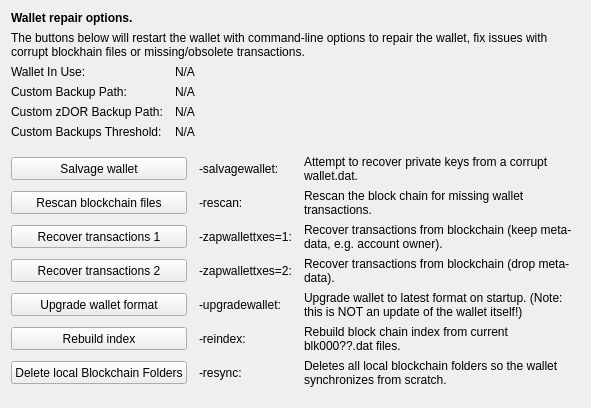
     <widget class="QWidget" name="tab_repair">
      <attribute name="title">
       <string>&amp;Wallet Repair</string>
      </attribute>
      <layout class="QGridLayout" name="gridLayout_4" columnstretch="0,0,0,0">
       <property name="horizontalSpacing">
        <number>12</number>
       </property>
       <item row="0" column="0" colspan="4">
        <widget class="QLabel" name="label_repair_header">
         <property name="font">
          <font>
           <weight>75</weight>
           <bold>true</bold>
          </font>
         </property>
         <property name="text">
          <string>Wallet repair options.</string>
         </property>
        </widget>
       </item>
       <item row="1" column="0" colspan="4">
        <widget class="QLabel" name="label_repair_helptext">
         <property name="font">
          <font>
           <weight>50</weight>
           <bold>false</bold>
          </font>
         </property>
         <property name="text">
          <string>The buttons below will restart the wallet with command-line options to repair the wallet, fix issues with corrupt blockhain files or missing/obsolete transactions.</string>
         </property>
         <property name="wordWrap">
          <bool>true</bool>
         </property>
        </widget>
       </item>
       <item row="2" column="0">
        <widget class="QLabel" name="wallet_path_label">
         <property name="text">
          <string>Wallet In Use:</string>
         </property>
        </widget>
       </item>
       <item row="2" column="1" colspan="3">
        <widget class="QLabel" name="wallet_path">
         <property name="cursor">
          <cursorShape>IBeamCursor</cursorShape>
         </property>
         <property name="text">
          <string>N/A</string>
         </property>
         <property name="textFormat">
          <enum>Qt::PlainText</enum>
         </property>
         <property name="textInteractionFlags">
          <set>Qt::LinksAccessibleByMouse|Qt::TextSelectableByKeyboard|Qt::TextSelectableByMouse</set>
         </property>
        </widget>
       </item>
       <item row="3" column="0">
        <widget class="QLabel" name="wallet_custombackuppath_label">
         <property name="text">
          <string>Custom Backup Path:</string>
         </property>
         <property name="visible">
          <bool>false</bool>
         </property>
        </widget>
       </item>
       <item row="3" column="1" colspan="3">
        <widget class="QLabel" name="wallet_custombackuppath">
         <property name="cursor">
          <cursorShape>IBeamCursor</cursorShape>
         </property>
         <property name="text">
          <string>N/A</string>
         </property>
         <property name="textFormat">
          <enum>Qt::PlainText</enum>
         </property>
         <property name="textInteractionFlags">
          <set>Qt::LinksAccessibleByMouse|Qt::TextSelectableByKeyboard|Qt::TextSelectableByMouse</set>
         </property>
         <property name="visible">
          <bool>false</bool>
         </property>
        </widget>
       </item>
       <item row="4" column="0">
        <widget class="QLabel" name="wallet_customzdorbackuppath_label">
         <property name="text">
          <string>Custom zDOR Backup Path:</string>
         </property>
         <property name="visible">
          <bool>false</bool>
         </property>
        </widget>
       </item>
       <item row="4" column="1" colspan="3">
        <widget class="QLabel" name="wallet_customzdorbackuppath">
         <property name="cursor">
          <cursorShape>IBeamCursor</cursorShape>
         </property>
         <property name="text">
          <string>N/A</string>
         </property>
         <property name="textFormat">
          <enum>Qt::PlainText</enum>
         </property>
         <property name="textInteractionFlags">
          <set>Qt::LinksAccessibleByMouse|Qt::TextSelectableByKeyboard|Qt::TextSelectableByMouse</set>
         </property>
         <property name="visible">
          <bool>false</bool>
         </property>
        </widget>
       </item>
       <item row="5" column="0">
        <widget class="QLabel" name="wallet_custombackupthreshold_label">
         <property name="text">
          <string>Custom Backups Threshold:</string>
         </property>
         <property name="visible">
          <bool>false</bool>
         </property>
        </widget>
       </item>
       <item row="5" column="1" colspan="3">
        <widget class="QLabel" name="wallet_custombackupthreshold">
         <property name="cursor">
          <cursorShape>IBeamCursor</cursorShape>
         </property>
         <property name="text">
          <string>N/A</string>
         </property>
         <property name="textFormat">
          <enum>Qt::PlainText</enum>
         </property>
         <property name="textInteractionFlags">
          <set>Qt::LinksAccessibleByMouse|Qt::TextSelectableByKeyboard|Qt::TextSelectableByMouse</set>
         </property>
         <property name="visible">
          <bool>false</bool>
         </property>
        </widget>
       </item>
       <item row="6" column="0">
        <spacer name="verticalSpacer_repair1">
         <property name="orientation">
          <enum>Qt::Vertical</enum>
         </property>
         <property name="sizeHint" stdset="0">
          <size>
           <width>10</width>
           <height>10</height>
          </size>
         </property>
        </spacer>
       </item>
       <item row="7" column="0" colspan="2">
        <widget class="QPushButton" name="btn_salvagewallet">
         <property name="minimumSize">
          <size>
           <width>100</width>
           <height>23</height>
          </size>
         </property>
         <property name="text">
          <string>Salvage wallet</string>
         </property>
        </widget>
       </item>
       <item row="7" column="2">
        <widget class="QLabel" name="label_repair_salvage_command">
         <property name="text">
          <string notr="true">-salvagewallet:</string>
         </property>
        </widget>
       </item>
       <item row="7" column="3">
        <widget class="QLabel" name="label_repair_salvage">
         <property name="text">
          <string>Attempt to recover private keys from a corrupt wallet.dat.</string>
         </property>
         <property name="wordWrap">
          <bool>true</bool>
         </property>
        </widget>
       </item>
       <item row="8" column="0" colspan="2">
        <widget class="QPushButton" name="btn_rescan">
         <property name="minimumSize">
          <size>
           <width>100</width>
           <height>23</height>
          </size>
         </property>
         <property name="text">
          <string>Rescan blockchain files</string>
         </property>
        </widget>
       </item>
       <item row="8" column="2">
        <widget class="QLabel" name="label_repair_rescan_command">
         <property name="text">
          <string notr="true">-rescan:</string>
         </property>
        </widget>
       </item>
       <item row="8" column="3">
        <widget class="QLabel" name="label_repair_rescan">
         <property name="text">
          <string>Rescan the block chain for missing wallet transactions.</string>
         </property>
         <property name="wordWrap">
          <bool>true</bool>
         </property>
        </widget>
       </item>
       <item row="9" column="0" colspan="2">
        <widget class="QPushButton" name="btn_zapwallettxes1">
         <property name="minimumSize">
          <size>
           <width>100</width>
           <height>23</height>
          </size>
         </property>
         <property name="text">
          <string>Recover transactions 1</string>
         </property>
        </widget>
       </item>
       <item row="9" column="2">
        <widget class="QLabel" name="label_repair_zap1_command">
         <property name="text">
          <string notr="true">-zapwallettxes=1:</string>
         </property>
        </widget>
       </item>
       <item row="9" column="3">
        <widget class="QLabel" name="label_repair_zap1">
         <property name="text">
          <string>Recover transactions from blockchain (keep meta-data, e.g. account owner).</string>
         </property>
         <property name="wordWrap">
          <bool>true</bool>
         </property>
        </widget>
       </item>
       <item row="10" column="0" colspan="2">
        <widget class="QPushButton" name="btn_zapwallettxes2">
         <property name="minimumSize">
          <size>
           <width>100</width>
           <height>23</height>
          </size>
         </property>
         <property name="text">
          <string>Recover transactions 2</string>
         </property>
        </widget>
       </item>
       <item row="10" column="2">
        <widget class="QLabel" name="label_repair_zap2_command">
         <property name="text">
          <string notr="true">-zapwallettxes=2:</string>
         </property>
        </widget>
       </item>
       <item row="10" column="3">
        <widget class="QLabel" name="label_repair_zap2">
         <property name="text">
          <string>Recover transactions from blockchain (drop meta-data).</string>
         </property>
         <property name="wordWrap">
          <bool>true</bool>
         </property>
        </widget>
       </item>
       <item row="11" column="0" colspan="2">
        <widget class="QPushButton" name="btn_upgradewallet">
         <property name="minimumSize">
          <size>
           <width>100</width>
           <height>23</height>
          </size>
         </property>
         <property name="text">
          <string>Upgrade wallet format</string>
         </property>
        </widget>
       </item>
       <item row="11" column="2">
        <widget class="QLabel" name="label_repair_upgrade_command">
         <property name="text">
          <string notr="true">-upgradewallet:</string>
         </property>
        </widget>
       </item>
       <item row="11" column="3">
        <widget class="QLabel" name="label_repair_upgrade">
         <property name="text">
          <string>Upgrade wallet to latest format on startup. (Note: this is NOT an update of the wallet itself!)</string>
         </property>
         <property name="wordWrap">
          <bool>true</bool>
         </property>
        </widget>
       </item>
       <item row="12" column="0" colspan="2">
        <widget class="QPushButton" name="btn_reindex">
         <property name="minimumSize">
          <size>
           <width>100</width>
           <height>23</height>
          </size>
         </property>
         <property name="text">
          <string>Rebuild index</string>
         </property>
        </widget>
       </item>
       <item row="12" column="2">
        <widget class="QLabel" name="label_repair_reindex_command">
         <property name="text">
          <string notr="true">-reindex:</string>
         </property>
        </widget>
       </item>
       <item row="12" column="3">
        <widget class="QLabel" name="label_repair_reindex">
         <property name="text">
          <string>Rebuild block chain index from current blk000??.dat files.</string>
         </property>
         <property name="wordWrap">
          <bool>true</bool>
         </property>
        </widget>
       </item>
       <item row="13" column="0" colspan="2">
        <widget class="QPushButton" name="btn_resync">
         <property name="minimumSize">
          <size>
           <width>100</width>
           <height>23</height>
          </size>
         </property>
         <property name="text">
          <string>Delete local Blockchain Folders</string>
         </property>
        </widget>
       </item>
       <item row="13" column="2">
        <widget class="QLabel" name="label_repair_resync_command">
         <property name="text">
          <string>-resync:</string>
         </property>
        </widget>
       </item>
       <item row="13" column="3">
        <widget class="QLabel" name="label_repair_resync">
         <property name="text">
          <string>Deletes all local blockchain folders so the wallet synchronizes from scratch.</string>
         </property>
         <property name="wordWrap">
          <bool>true</bool>
         </property>
        </widget>
       </item>
       <item row="14" column="0">
        <spacer name="verticalSpacer_repair2">
         <property name="orientation">
          <enum>Qt::Vertical</enum>
         </property>
         <property name="sizeHint" stdset="0">
          <size>
           <width>20</width>
           <height>10</height>
          </size>
         </property>
        </spacer>
       </item>
      </layout>
     </widget>
